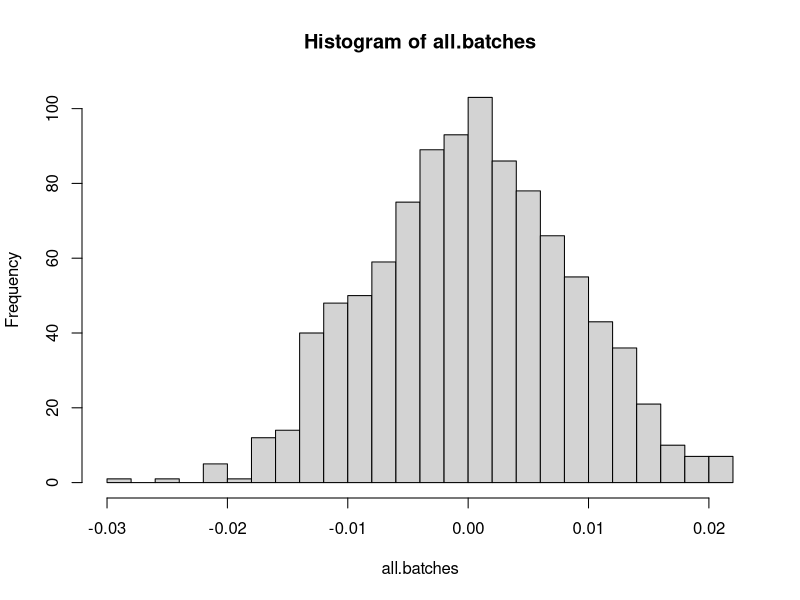

Reproduce this figure in R.
## ---- chunk 1
knitr::opts_chunk$set(echo = TRUE)
## ---- chunk 2
spinner=c(-1,0,1)
one.run=sample(spinner,1)
one.run
## ---- chunk 3
n.sim=10000
many.runs=sample(spinner,n.sim, replace=TRUE)
## ---- chunk 4
mean(many.runs)
## ---- chunk 5
spin.mc<-function(){
  mean(sample(spinner,n.sim,replace=TRUE))
}
spin.mc()
## ---- chunk 6
n.batches=1000
all.batches=replicate(n.batches,spin.mc())
hist(all.batches, breaks=25)
mean(all.batches)
var(all.batches)
sd(all.batches)
## ---- chunk 7
p.loss<-1/2
p.win<-1/6
p.no<-1/3
loss.amt<-(-1)
win.amt<-9
exp.game<-p.loss*loss.amt+p.win*win.amt
exp.game
## ---- chunk 8
amounts<-c(loss.amt,0,win.amt)
probs<-c(p.loss, p.no, p.win)
mean(sample(amounts, n.sim, replace=TRUE, prob=probs))
## ---- chunk 9
n.trials=50
prob.s<-2/5
## ---- chunk 10
exp.X<-n.trials*prob.s
exp.X
## ---- chunk 11
runs<-rbinom(n.sim, size=n.trials, prob=prob.s)
mean(runs)
